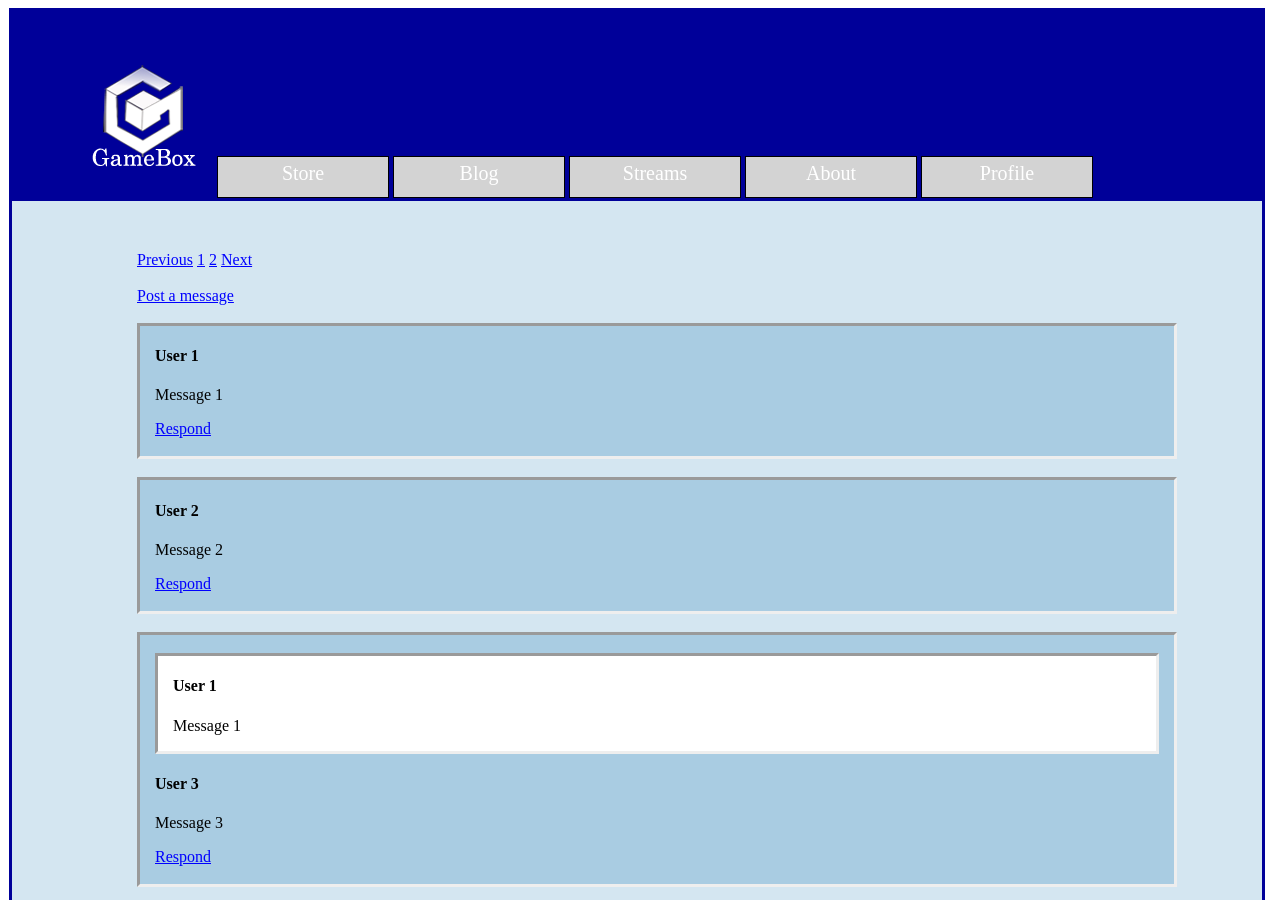
Page /forum/discussion.php?id=1&page=1 (upper part) on the earlier database version.
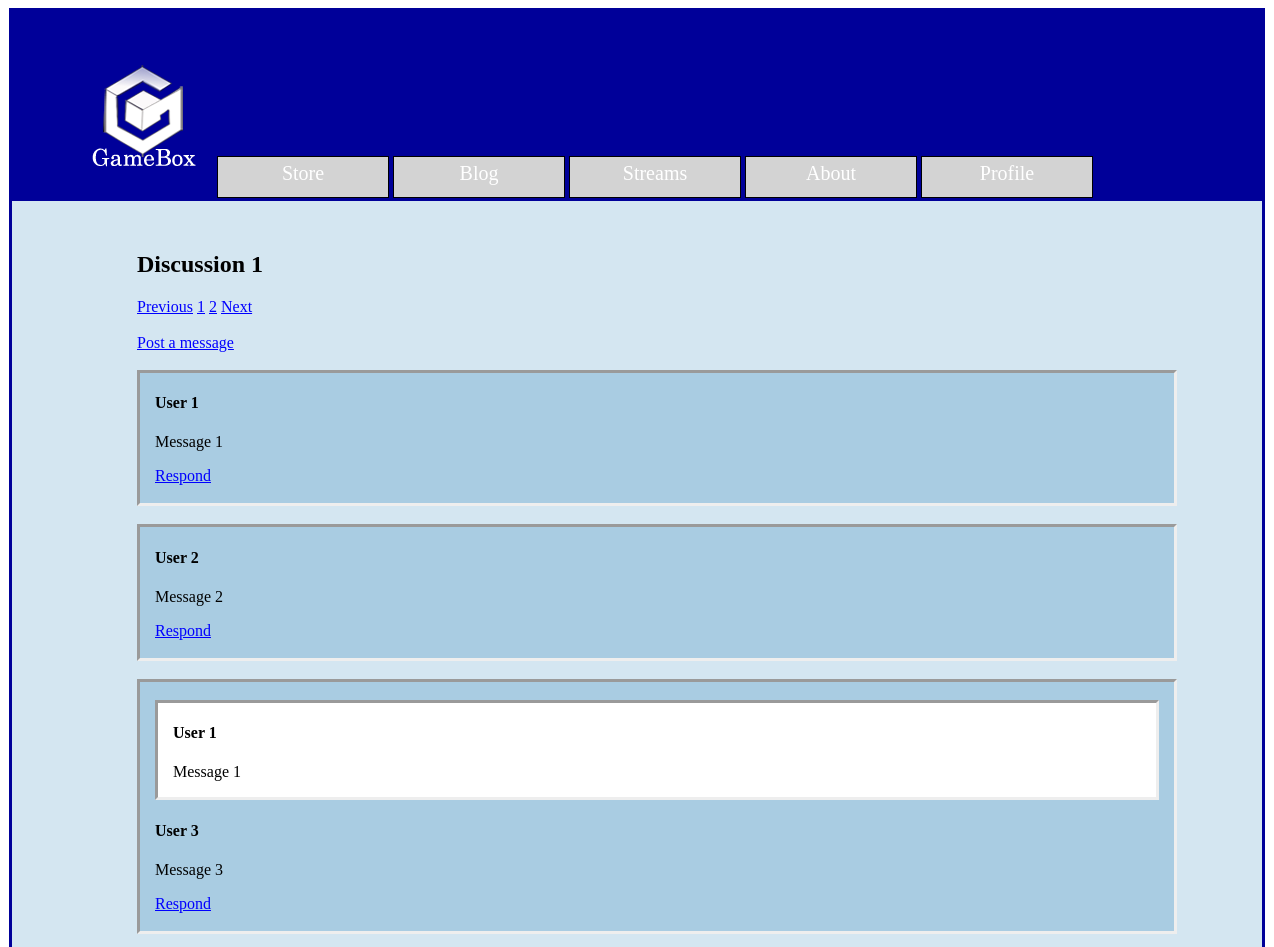
Same page on the later database version.
### tables this page shows
CREATE TABLE `discussion`  (
  `id` int NOT NULL AUTO_INCREMENT,
  `name` varchar(50) NOT NULL,
  `_user` varchar(50) NOT NULL,
  `lastTime` datetime NOT NULL,
  `type` int NOT NULL,
  `active` tinyint(1) NULL DEFAULT NULL,
  PRIMARY KEY (`id`) USING BTREE
);

### forum/discussion.php (called while the page is built, shortened)
<?php
require_once(PROJECT_ROOT . "/includes/templates/discussionTemplate.php");
$messagesPerPage = 10;
$action = "/GameBox/forum/discussion.php?id=" . $_GET["id"];
$content = getDiscussionHTML($_GET["id"], $messagesPerPage, $action);
require_once(PROJECT_ROOT . "/includes/templates/mainTemplate.php");
?>

### includes/DAOs/DAO.php (called while the page is built, shortened)
<?php
abstract class DAO {
    protected $mysqli;
    protected function __construct() {
        $this->mysqli = Database::connection();
    }
    protected function query($query) {
        $result = $this->mysqli->query($query)
            or die($this->mysqli->error . " in the line " . (__LINE__ - 1));
        return $result;
    }
}

### includes/Database.php (called while the page is built, shortened)
<?php
class Database {
    private static $data = null;
    private static $conn = null;
    public static function init($data) {
        if (Database::$data == null) {
            Database::$data = $data;
        }
    }
    public static function connection() {
        if (Database::$data != null && Database::$conn == null) {
            Database::$conn = new \mysqli(Database::$data["hostname"], Database::$data["username"], Database::$data["password"], Database::$data["database"]);
        }
        return Database::$conn;
    }
}
?>

### includes/DAOs/DAODiscussion.php (called while the page is built, shortened)
<?php
require_once("DAO.php");
require_once(PROJECT_ROOT . "/includes/DTOs/DTODiscussion.php");
class DAODiscussion extends DAO {
    public function getDiscussion($id) {
        $query = <<<EOS
            SELECT *
            FROM discussion
            WHERE id = $id AND active = 1
        EOS;
        $row = $this->query($query)->fetch_assoc();
        return new DTODiscussion($row["name"], $row["_user"], $row["lastTime"], $row["type"], $row["id"]);
    }
}

### includes/DAOs/DAOMessage.php (called while the page is built, shortened)
<?php
require_once("DAO.php");
require_once(PROJECT_ROOT . "/includes/DTOs/DTODiscussion.php");
class DAOMessage extends DAO {
    public function getMessage($id, $discussion) {
        $query = <<<EOS
            SELECT *
            FROM message
            WHERE id = $id AND discussion = $discussion
EOS;
        $row = $this->query($query)->fetch_assoc();
        return new DTOMessage($row["discussion"], $row["responding"], $row["_user"], $row["content"], $row["id"]);
    }
    public function getMessages($discussion, $first, $last) {
        $query = "
            SELECT *
            FROM message
            WHERE discussion = " . $discussion . "
            ORDER BY id ASC
            LIMIT " . ($last - $first + 1) . " OFFSET " . ($first - 1);
        $result = $this->query($query);
        $messages = array();
        while ($row = $result->fetch_assoc()) {
            $messages[] = new DTOMessage($row["discussion"], $row["responding"], $row["_user"], $row["content"], $row["id"]);
        }
        return $messages;
    }
    public function getNumberOfMessages($discussion) {
        $query = <<<EOS
            SELECT COUNT(*) AS numberOfMessages
            FROM message
            WHERE discussion = $discussion
        EOS;
        return $this->query($query)->fetch_assoc()["numberOfMessages"];
    }
}

### includes/DTOs/DTODiscussion.php (called while the page is built, shortened)
<?php
class DTODiscussion {
    private $name;
    public function __construct($name, $user, $lastTime, $type, $id = null) {
        $this->name = $name;
    }
    public function getName() {
        return $this->name;
    }
}

### includes/DTOs/DTOMessage.php (called while the page is built, shortened)
<?php
class DTOMessage {
    private $discussion;
    private $responding;
    public function __construct($discussion, $responding, $user, $content, $id = null) {
        $this->discussion = $discussion;
        $this->responding = $responding;
    }
    public function getDiscussion() {
        return $this->discussion;
    }
    public function getResponding() {
        return $this->responding;
    }
}

### includes/templates/discussionTemplate.php (the view, shortened to what the changed rows need)
<?php
require_once(PROJECT_ROOT . "/includes/DAOs/DAODiscussion.php");
require_once(PROJECT_ROOT . "/includes/DAOs/DAOMessage.php");
require_once(PROJECT_ROOT . "/includes/DTOs/DTODiscussion.php");
require_once(PROJECT_ROOT . "/includes/DTOs/DTOMessage.php");
function getMessageHTML($message, $type, $action) {
    $page = $_GET["page"];
    $htmlResponded = null;
    if ($type == "normal" && $message->getResponding() > 0) {
        $daoMessage = new DAOMessage();
        $responded = $daoMessage->getMessage($message->getResponding(), $message->getDiscussion());
        $htmlResponded = <<<EOS
            <br>
            <article class="message responded">
                <h4>{$responded->getUser()}</h4>
                <p>{$responded->getContent()}</p>
            </article>
        EOS;
    }
    $respondLink = null;
    if ($type == "normal") {
        if (isset($_SESSION["loggedin"])) {
            $respondLink = <<<EOS
                <a href="$action&page=$page&responding={$message->getId()}">Respond</a><br><br>
            EOS;
        } else {
            $respondLink = <<<EOS
                <a href="/GameBox/login/login.php">Respond</a><br><br>
            EOS;
        }
    }
    return <<<EOS
        <article class="message $type">
            $htmlResponded
            <h4>{$message->getUser()}</h4>
            <p>{$message->getContent()}</p>
            $respondLink
        </article>
    EOS;
}
function getNavigatorHTML($id, $messagesPerPage, $action) {
    $page = $_GET["page"];
    $daoMessage = new DAOMessage();
    $nMessages = $daoMessage->getNumberOfMessages($id);
    $nPages = $nMessages == 0 ? 1 : intval(ceil($daoMessage->getNumberOfMessages($id) / $messagesPerPage));
    $previousPage = $page == 1 ? 1 : $page - 1;
    $nextPage = $page == $nPages ? $nPages : $page + 1;
    $htmlNavigator = <<<EOS
        <a href="$action&page=$previousPage">Previous</a>
    EOS;
    for ($i = 1; $i <= $nPages; $i++) {
        $htmlNavigator .= <<<EOS
            <a href="$action&page=$i">$i</a>
        EOS;
    }
    $htmlNavigator .= <<<EOS
        <a href="$action&page=$nextPage">Next</a>
    EOS;
    return $htmlNavigator;
}
function getDiscussionHTML($id, $messagesPerPage, $action) {
    $page = $_GET["page"];
    $daoDiscussion = new DAODiscussion();
    $daoMessage = new DAOMessage();
    $discussion = $daoDiscussion->getDiscussion($id);
    $firstMessage = ($page - 1) * $messagesPerPage + 1;
    $lastMessage = $firstMessage + $messagesPerPage - 1;
    $messages = $daoMessage->getMessages($id, $firstMessage, $lastMessage);
    $discussionHTML = "<section type=\"discussion\">";
    $discussionHTML .= <<<EOS
        <h2>{$discussion->getName()}</h2>
    EOS;
    $discussionHTML .= getNavigatorHTML($id, $messagesPerPage, $action);
    if (isset($_SESSION["loggedin"])) {
        $discussionHTML .= <<<EOS
            <br><br><a href="$action&page=$page&responding=0">Post a message</a><br><br>
        EOS;
    } else {
        $discussionHTML .= <<<EOS
            <br><br><a href="/GameBox/login/login.php">Post a message</a><br><br>
        EOS;
    }
    foreach ($messages as $message) {
        $discussionHTML .= getMessageHTML($message, "normal", $action) . "<br>";
    }
    $discussionHTML .= getNavigatorHTML($id, $messagesPerPage, $action);
    $discussionHTML .= "</section>";
    return $discussionHTML;
}

Differences in the rows shown:
now on this page (row edited): discussion: name "Discussion 1"
